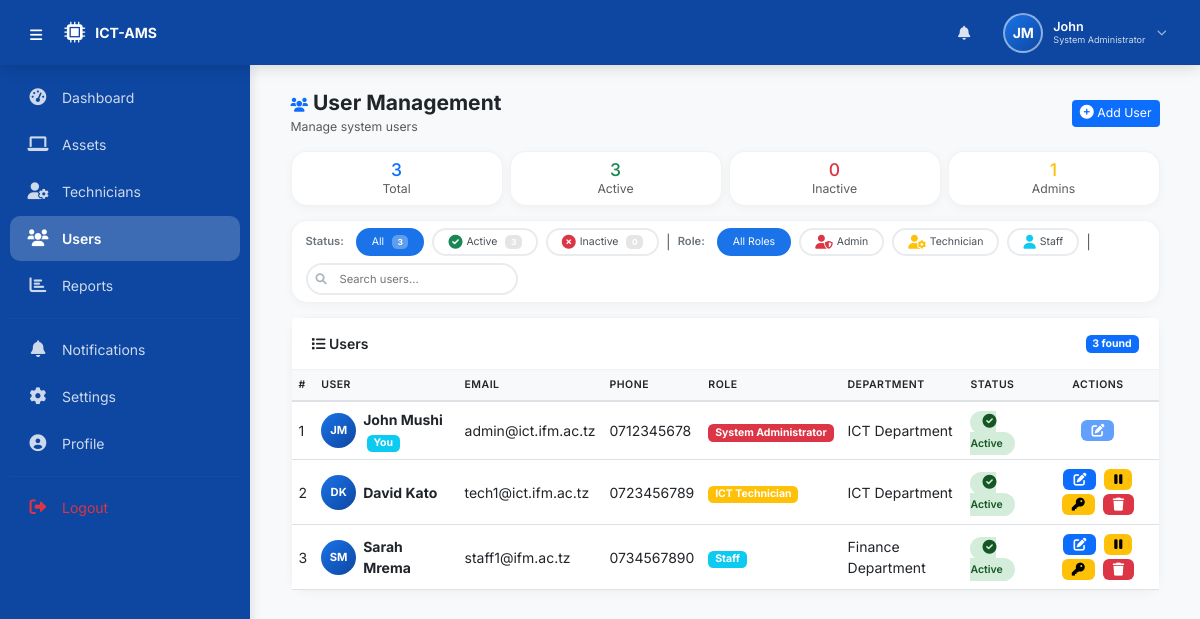
Page /public/admin/users.php (signed in) on the committed database.
### tables this page shows
CREATE TABLE users (
    user_id INT PRIMARY KEY AUTO_INCREMENT,
    first_name VARCHAR(50) NOT NULL,
    last_name VARCHAR(50) NOT NULL,
    email VARCHAR(100) UNIQUE NOT NULL,
    phone VARCHAR(20) NOT NULL,
    password VARCHAR(255) NOT NULL,
    role ENUM('System Administrator', 'ICT Technician', 'Staff') NOT NULL,
    department VARCHAR(100),
    created_at TIMESTAMP DEFAULT CURRENT_TIMESTAMP,
    updated_at TIMESTAMP DEFAULT CURRENT_TIMESTAMP ON UPDATE CURRENT_TIMESTAMP
);

### public/admin/users.php (the view, shortened to what the rows shown need)
<?php
require_once __DIR__ . '/../includes/settings_helper.php';
$db = getDB();
$sql = "SELECT *, CONCAT(first_name, ' ', last_name) as full_name FROM users WHERE 1=1";
$params = [];
$sql .= " ORDER BY created_at DESC";
$stmt = $db->prepare($sql);
$stmt->execute($params);
$users = $stmt->fetchAll();
include __DIR__ . '/../includes/header.php';
?>
<div class="container-fluid">
    <div class="card">
        <div class="card-body p-0">
            <div class="table-responsive">
                <table id="usersTable" class="table table-hover mb-0">
                    <thead>
                        <tr>
                            <th>#</th>
                            <th>User</th>
                            <th>Email</th>
                            <th>Phone</th>
                            <th>Role</th>
                            <th>Department</th>
                            <th>Status</th>
                            <th class="text-center">Actions</th>
                        </tr>
                    </thead>
                    <tbody id="usersTableBody">
                        <?php if (count($users) > 0): ?>
                            <?php $counter = 1; ?>
                            <?php foreach ($users as $user): ?>
                                <?php
                                $is_self = ($user['user_id'] == $_SESSION['user_id']);
                                $status_class = ($user['status'] ?? 'active') === 'active' ? 'status-active' : 'status-inactive';
                                $status_text = ($user['status'] ?? 'active') === 'active' ? 'Active' : 'Inactive';
                                $initials = substr($user['first_name'] ?? 'U', 0, 1) . substr($user['last_name'] ?? 'N', 0, 1);
                                $role_colors = [
                                    'System Administrator' => 'danger',
                                    'ICT Technician' => 'warning',
                                    'Staff' => 'info'
                                ];
                                $role_color = $role_colors[$user['role']] ?? 'secondary';
                                ?>
                                <tr>
                                    <td><?php echo $counter++; ?></td>
                                    <td>
                                        <div class="d-flex align-items-center gap-2">
                                            <div class="user-avatar-mini"><?php echo strtoupper($initials); ?></div>
                                            <div>
                                                <strong><?php echo htmlspecialchars($user['full_name'] ?? $user['first_name'] . ' ' . $user['last_name']); ?></strong>
                                                <?php if ($is_self): ?>
                                                    <span class="badge bg-info ms-1">You</span>
                                                <?php endif; ?>
                                            </div>
                                        </div>
                                    </td>
                                    <td><?php echo htmlspecialchars($user['email']); ?></td>
                                    <td><?php echo htmlspecialchars($user['phone']); ?></td>
                                    <td><span class="badge bg-<?php echo $role_color; ?>"><?php echo $user['role']; ?></span></td>
                                    <td><?php echo htmlspecialchars($user['department'] ?? 'N/A'); ?></td>
                                    <td>
                                        <span class="status-badge <?php echo $status_class; ?>">
                                            <i class="fas fa-<?php echo ($user['status'] ?? 'active') === 'active' ? 'check-circle' : 'times-circle'; ?>"></i>
                                            <?php echo $status_text; ?>
                                        </span>
                                    </td>
                                    <td class="text-center">
                                        <button class="btn btn-sm btn-primary btn-action"
                                                data-bs-toggle="modal" data-bs-target="#editUserModal"
                                                data-user-id="<?php echo $user['user_id']; ?>"
                                                data-first-name="<?php echo htmlspecialchars($user['first_name']); ?>"
                                                data-last-name="<?php echo htmlspecialchars($user['last_name']); ?>"
                                                data-email="<?php echo htmlspecialchars($user['email']); ?>"
                                                data-phone="<?php echo htmlspecialchars($user['phone']); ?>"
                                                data-role="<?php echo $user['role']; ?>"
                                                data-department="<?php echo htmlspecialchars($user['department'] ?? ''); ?>"
                                                data-status="<?php echo $user['status'] ?? 'active'; ?>"
                                                <?php echo $is_self ? 'disabled' : ''; ?>
                                                title="Edit User">
                                            <i class="fas fa-edit"></i>
                                        </button>
                                        <?php if (!$is_self): ?>
                                            <button class="btn btn-sm btn-<?php echo ($user['status'] ?? 'active') === 'active' ? 'warning' : 'success'; ?> btn-action"
                                                    onclick="showConfirm('<?php echo ($user['status'] ?? 'active') === 'active' ? 'deactivate' : 'activate'; ?>', '<?php echo htmlspecialchars($user['first_name']); ?>', <?php echo $user['user_id']; ?>)"
                                                    title="<?php echo ($user['status'] ?? 'active') === 'active' ? 'Deactivate' : 'Activate'; ?>">
                                                <i class="fas fa-<?php echo ($user['status'] ?? 'active') === 'active' ? 'pause' : 'play'; ?>"></i>
                                            </button>
                                        <?php endif; ?>
                                        <?php if (!$is_self): ?>
                                            <button class="btn btn-sm btn-warning btn-action"
                                                    onclick="showConfirm('reset_password', '<?php echo htmlspecialchars($user['first_name']); ?>', <?php echo $user['user_id']; ?>)"
                                                    title="Reset Password to 12345678">
                                                <i class="fas fa-key"></i>
                                            </button>
                                        <?php endif; ?>
                                        <?php if (!$is_self): ?>
                                            <button class="btn btn-sm btn-danger btn-action"
                                                    onclick="showConfirm('delete', '<?php echo htmlspecialchars($user['first_name']); ?>', <?php echo $user['user_id']; ?>)"
                                                    title="Delete User">
                                                <i class="fas fa-trash"></i>
                                            </button>
                                        <?php endif; ?>
                                    </td>
                                </tr>
                            <?php endforeach; ?>
                        <?php endif; ?>
                    </tbody>
                </table>
            </div>
        </div>
    </div>
</div>
<?php include __DIR__ . '/../includes/footer.php'; ?>

### public/includes/header.php (shortened to what the rows shown need)
<?php
require_once __DIR__ . '/profile_helper.php';
$settings = getUserSettings($_SESSION['user_id']);
$user_id = $_SESSION['user_id'];
$first_name = $_SESSION['first_name'] ?? 'User';
$last_name = $_SESSION['last_name'] ?? '';
$role = $_SESSION['role'] ?? 'Staff';
$profile_picture = getProfilePicture($user_id);
$initials = getUserInitials($user_id);
$full_name = trim($first_name . ' ' . $last_name);
$sidebar_collapsed = isset($settings['sidebar_collapsed']) ? (int)$settings['sidebar_collapsed'] : 0;
?>
<!DOCTYPE html>
<html lang="en">
<head>
    <link href="https://cdn.jsdelivr.net/npm/bootstrap@5.3.0-alpha1/dist/css/bootstrap.min.css" rel="stylesheet">
    <link rel="stylesheet" href="https://cdnjs.cloudflare.com/ajax/libs/font-awesome/6.0.0-beta3/css/all.min.css">
</head>
<body>
<header class="top-header">
    <div class="header-right">
        <div class="user-avatar-wrapper dropdown" data-bs-toggle="dropdown" aria-expanded="false">
            <div class="avatar-circle <?php echo !empty($profile_picture) ? 'has-image' : ''; ?>">
                <?php if (!empty($profile_picture) && file_exists(__DIR__ . '/../../assets/uploads/profiles/' . basename($profile_picture))): ?>
                    <img src="<?php echo $profile_picture; ?>" alt="<?php echo $full_name; ?>">
                <?php else: ?>
                    <?php echo $initials; ?>
                <?php endif; ?>
            </div>
            <div class="user-info-text">
                <span class="user-name"><?php echo $first_name; ?></span>
                <span class="user-role"><?php echo $role; ?></span>
            </div>
            <i class="fas fa-chevron-down dropdown-arrow"></i>
        </div>
    </div>
</header>
<div class="main-content <?php echo $sidebar_collapsed ? 'expanded' : ''; ?>" id="mainContent">

### rows in the picture
users: initials "JM", full_name "John Mushi", shows "You", email "admin@ict.ifm.ac.tz", phone "0712345678", role "System Administrator", department "ICT Department", status "Active"
users: initials "DK", full_name "David Kato", email "tech1@ict.ifm.ac.tz", phone "0723456789", role "ICT Technician", department "ICT Department", status "Active"
users: initials "SM", full_name "Sarah Mrema", email "staff1@ifm.ac.tz", phone "0734567890", role "Staff", department "Finance Department", status "Active"

### other values in the picture
APP_SHORT "ICT-AMS"
$first_name "John"
$role "System Administrator"
$label "Dashboard"
$label "Assets"
$label "Technicians"
$label "Users"
$label "Reports"
$label "Notifications"
$label "Settings"
$label "Profile"
$label "Logout"
$total "3"
$active_count "3"
$inactive_count "0"
